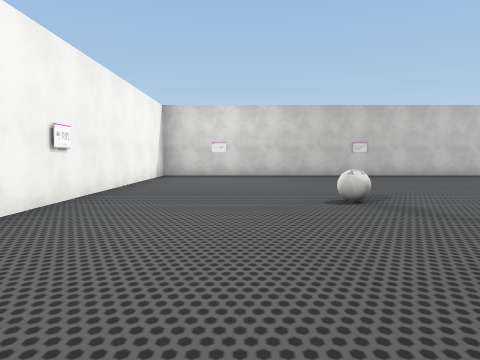
View 1 (above)

22 first-person views from a walk through a Unity game level. The camera is 1.4 m above the floor, tilts 4° down and sees 70° across. Doors are open. The floor is counted in squares, 2 m on a side. Each view is taken from the middle of a square. On the plan, view 1 faces up. The plan holds only what a view shows up to about 11 squares ahead; the rest is blank. The place goes on beyond the plan. Some animated figures are left out. Some surface patterns are stand-ins.

View 2
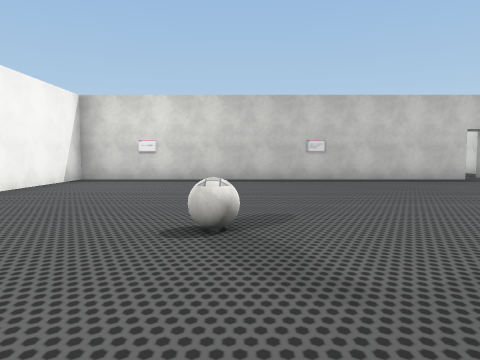

View 3
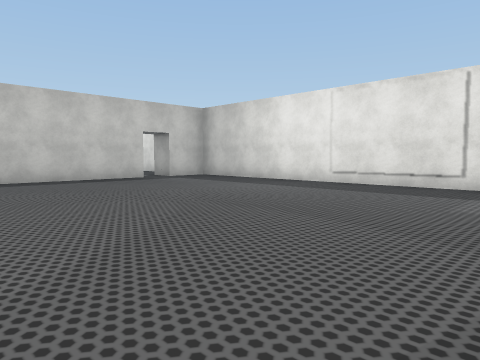

View 4
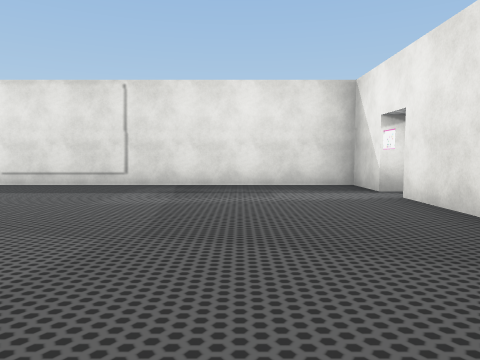

View 5
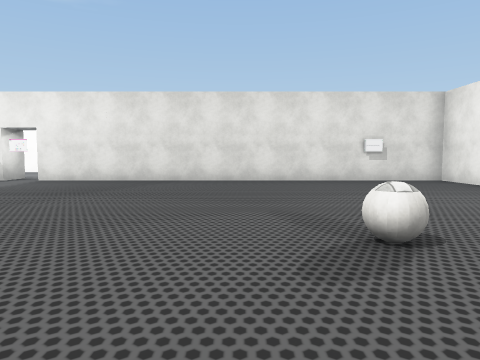

View 6
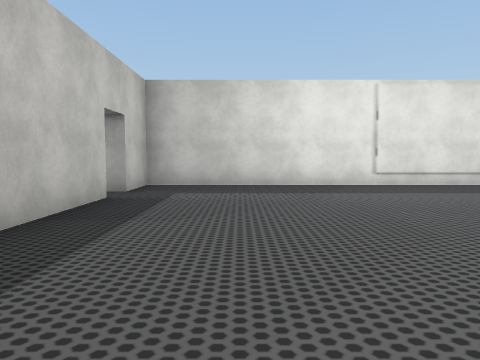

View 7
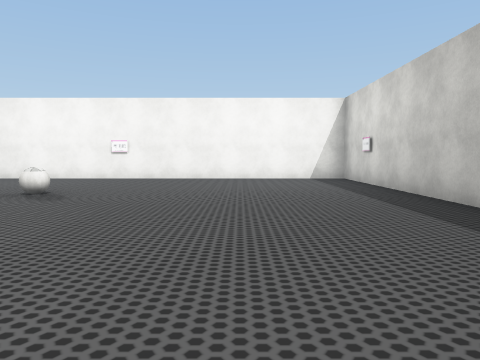

View 8
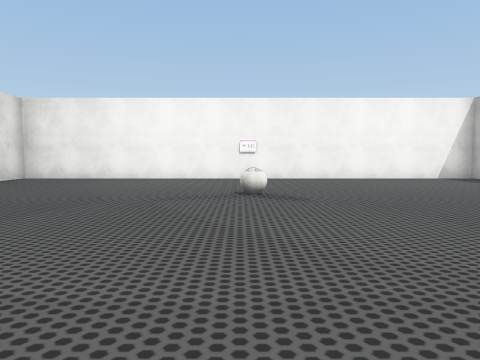

View 9
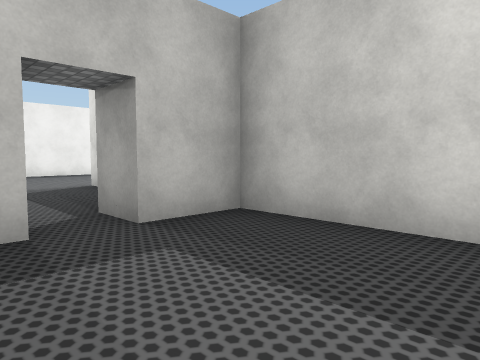

View 10
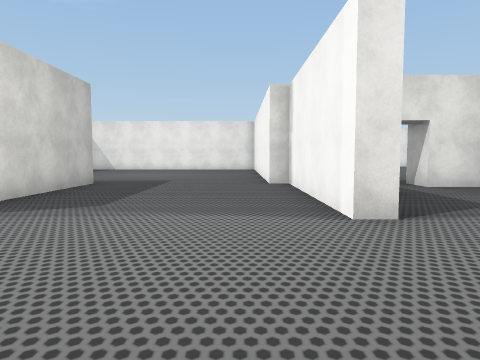

View 11
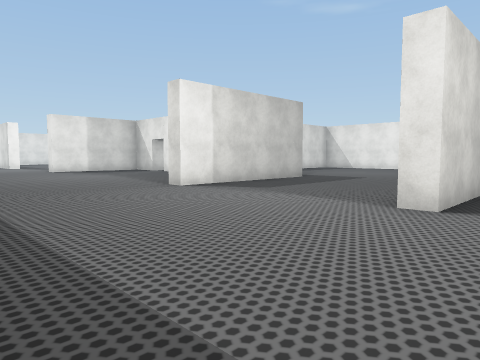

View 12
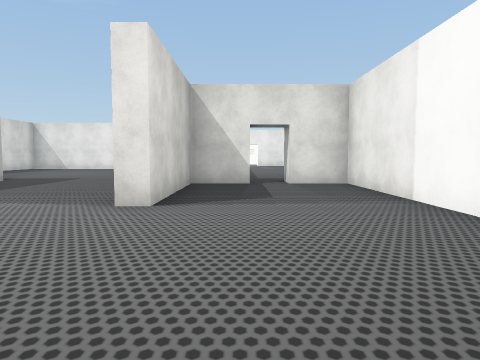

View 13
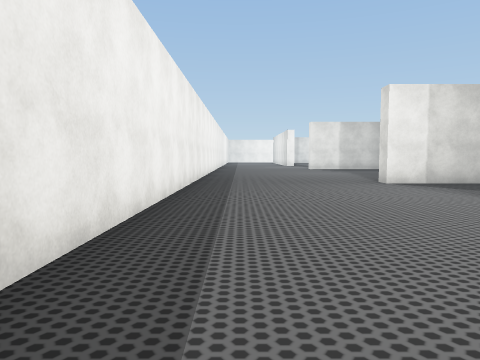

View 14
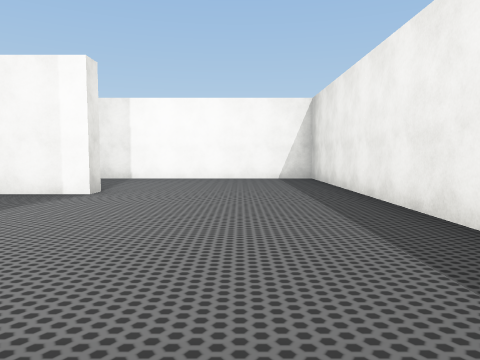

View 15
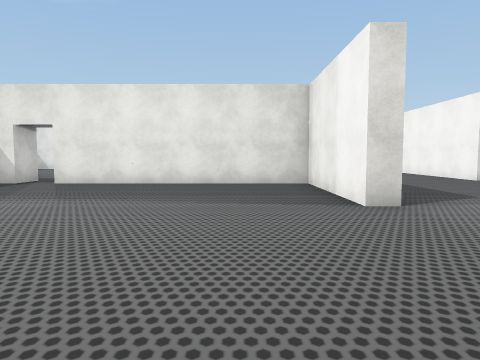

View 16
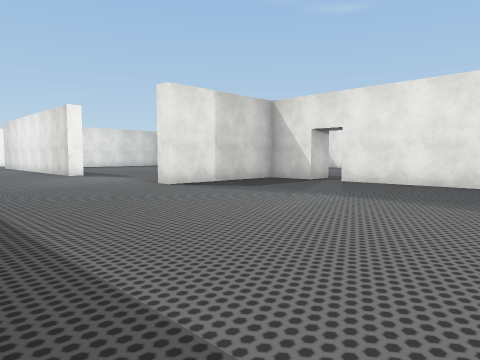

View 17
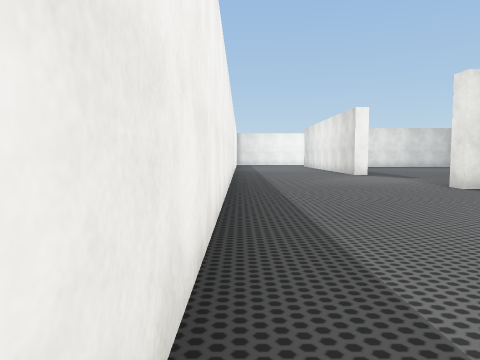

View 18
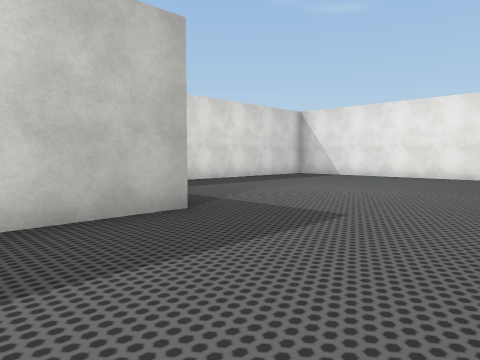

View 19
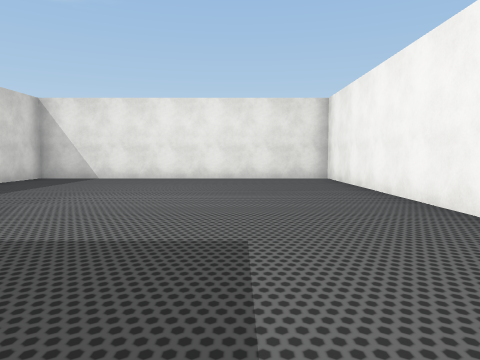

View 20
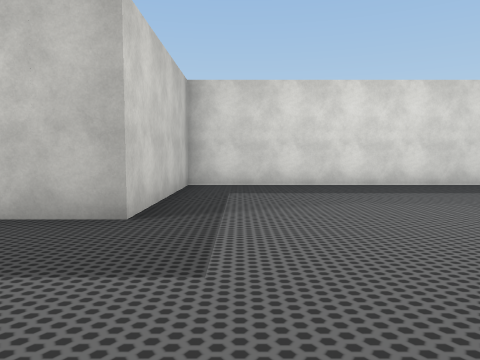

View 21
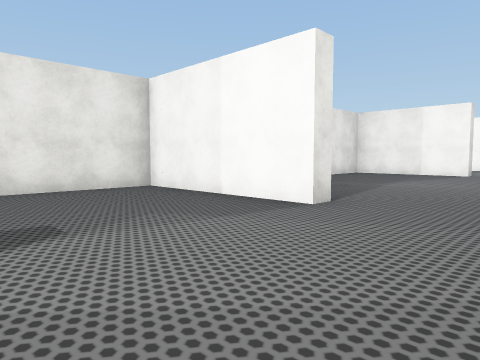

View 22
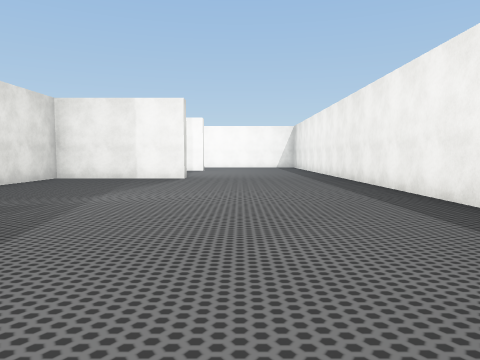

### Floor plan
Points are (right, up) in squares from view 1. A wall is a line through its corners. A room is listed if a view was taken in it or the views show most of it. See-through windows are left out.
Room 1 (views 1, 2, 3, 4, 5, 6, 7, 8, 9)
walls: (8.7, 13.2) (8.7, 12.2) (-2.7, 12.2) (-2.7, -1.8) (8.8, -1.8); (9, -1.8) (11.2, -1.8) (11.2, 12.2) (9.8, 12.2) (9.8, 13.2)
ways out: opening at (9, 13) to room 3; open door at (9.5, -2)
objects: ball (2, 5)
Room 2 (views 10, 18, 19)
walls: (11.7, 17.2) (11.7, 12.3) (12.2, 12.3); (17.1, 22.2) (11.4, 22.2); (16.7, 12.2) (16.7, 17.2)
ways out: open door at (11.5, 20) to room 3; open door at (17, 20) to room 4; open door at (14, 12.5) to room 5
Room 3 (views 11, 12, 13)
walls: (11.4, 22.2) (7.2, 22.2) (7.2, 13.2) (8.7, 13.2); (9.8, 13.2) (11.2, 13.2) (11.2, 17.2)
ways out: opening at (9, 13) to room 1; open door at (11.5, 20) to room 2
Room 4 (views 14, 15, 16, 17)
walls: (17.2, 17.2) (17.2, 13.2) (23.8, 13.2); (26.2, 13.6) (26.2, 17.2); (26.5, 22.2) (17.1, 22.2); (24.7, 12.2) (24.7, 13.2) (25.9, 13.2)
ways out: open door at (17, 20) to room 2; open door at (26.5, 20) to room 6; opening at (24, 13)
Room 5 (view 20)
walls: (12.2, 12.3) (12.2, 3.2) (21.2, 3.2) (21.2, 12.2) (16.7, 12.2)
ways out: open door at (14, 12.5) to room 2
Room 6 (views 21, 22)
walls: (26.7, 17.2) (26.7, 12.8) (29.8, 12.8); (30, 22.2) (26.5, 22.2)
ways out: open door at (26.5, 20) to room 4

Where each view was taken, in squares from view 1:
view 1: 0 up, 0 right, facing up
view 2: 2 up, 2 right, facing up
view 3: 2 up, 3 right, facing up-right
view 4: 1 up, 3 right, facing right
view 5: 8 up, 3 right, facing down
view 6: 10 up, 3 right, facing right
view 7: 9 up, 8 right, facing left
view 8: 5 up, 8 right, facing left
view 9: 9 up, 8 right, facing up-right
view 10: 21 up, 13 right, facing down
view 11: 22 up, 10 right, facing down-right
view 12: 22 up, 10 right, facing down
view 13: 21 up, 8 right, facing right
view 14: 20 up, 18 right, facing left
view 15: 22 up, 19 right, facing down
view 16: 22 up, 19 right, facing down-right
view 17: 22 up, 19 right, facing right
view 18: 15 up, 13 right, facing down-right
view 19: 14 up, 15 right, facing down
view 20: 11 up, 13 right, facing right
view 21: 20 up, 31 right, facing down-left
view 22: 19 up, 28 right, facing left
